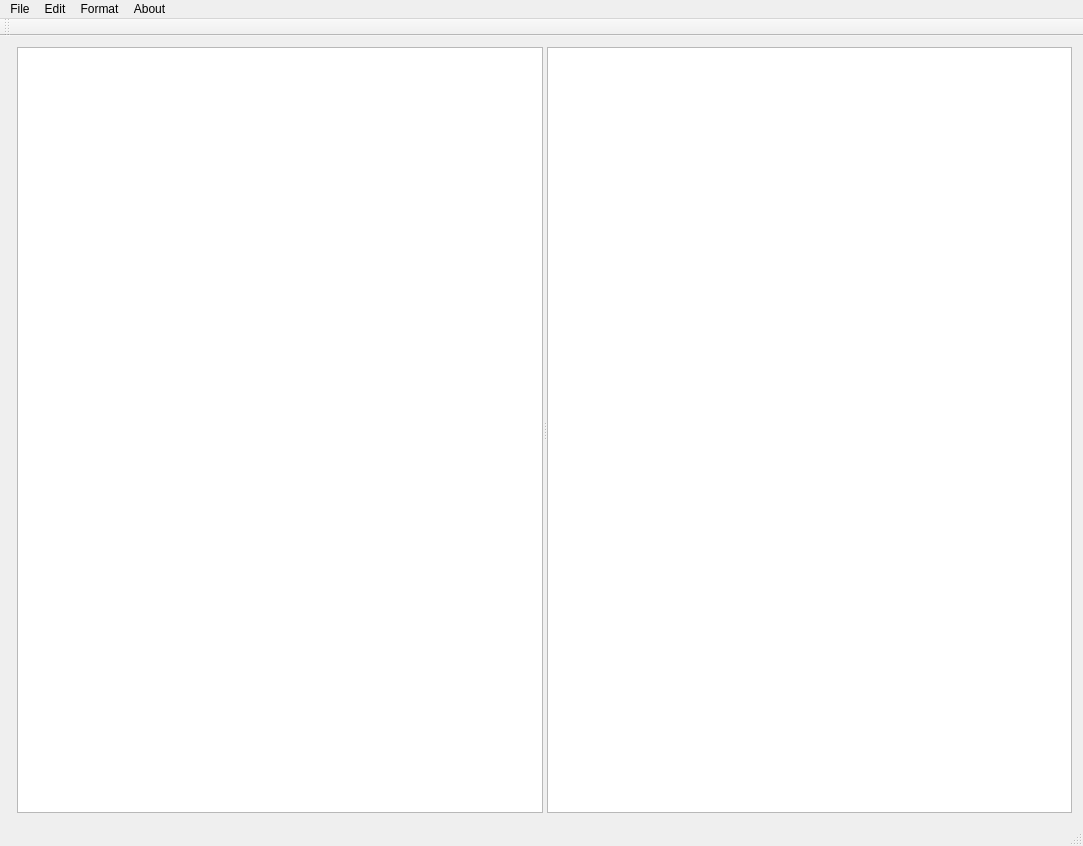
<?xml version="1.0" encoding="UTF-8"?>
<ui version="4.0">
 <class>PinyinBianjiqiClass</class>
 <widget class="QMainWindow" name="PinyinBianjiqiClass">
  <property name="geometry">
   <rect>
    <x>0</x>
    <y>0</y>
    <width>1083</width>
    <height>846</height>
   </rect>
  </property>
  <property name="windowTitle">
   <string>Pīnyīn Biānjíqì</string>
  </property>
  <property name="windowIcon">
   <iconset resource="../rsrc/pinyin_bianjiqi.qrc">
    <normaloff>:/icon/icon.png</normaloff>:/icon/icon.png</iconset>
  </property>
  <property name="locale">
   <locale language="Chinese" country="China"/>
  </property>
  <widget class="QWidget" name="centralWidget">
   <layout class="QFormLayout" name="formLayout">
    <item row="0" column="1">
     <widget class="QSplitter" name="splitter">
      <property name="sizePolicy">
       <sizepolicy hsizetype="Expanding" vsizetype="Expanding">
        <horstretch>1</horstretch>
        <verstretch>1</verstretch>
       </sizepolicy>
      </property>
      <property name="minimumSize">
       <size>
        <width>0</width>
        <height>0</height>
       </size>
      </property>
      <property name="orientation">
       <enum>Qt::Horizontal</enum>
      </property>
      <widget class="QTextEdit" name="textEdit">
       <property name="font">
        <font>
         <family>Times New Roman</family>
         <pointsize>14</pointsize>
        </font>
       </property>
      </widget>
      <widget class="QTextEdit" name="textShow">
       <property name="font">
        <font>
         <family>Times New Roman</family>
         <pointsize>14</pointsize>
        </font>
       </property>
      </widget>
     </widget>
    </item>
   </layout>
  </widget>
  <widget class="QMenuBar" name="menuBar">
   <property name="geometry">
    <rect>
     <x>0</x>
     <y>0</y>
     <width>1083</width>
     <height>25</height>
    </rect>
   </property>
   <widget class="QMenu" name="menuFile">
    <property name="title">
     <string>File</string>
    </property>
    <addaction name="actionNew"/>
    <addaction name="actionOpen"/>
    <addaction name="actionSave"/>
    <addaction name="actionSaveAs"/>
    <addaction name="actionSaveOutput"/>
    <addaction name="separator"/>
    <addaction name="actionExit"/>
   </widget>
   <widget class="QMenu" name="menuEdit">
    <property name="title">
     <string>Edit</string>
    </property>
    <addaction name="actionUndo"/>
    <addaction name="actionRedo"/>
    <addaction name="separator"/>
    <addaction name="actionCut"/>
    <addaction name="actionCopy"/>
    <addaction name="actionPaste"/>
    <addaction name="actionDelete"/>
    <addaction name="separator"/>
    <addaction name="actionSelectAll"/>
    <addaction name="separator"/>
    <addaction name="actionCopyFromOutput"/>
    <addaction name="actionSelectAllOfOutput"/>
   </widget>
   <widget class="QMenu" name="menuFormat">
    <property name="title">
     <string>Format</string>
    </property>
    <addaction name="actionFont"/>
    <addaction name="actionColor"/>
   </widget>
   <widget class="QMenu" name="menuAbout">
    <property name="title">
     <string>About</string>
    </property>
    <addaction name="actionAbout"/>
    <addaction name="actionQt"/>
   </widget>
   <addaction name="menuFile"/>
   <addaction name="menuEdit"/>
   <addaction name="menuFormat"/>
   <addaction name="menuAbout"/>
  </widget>
  <widget class="QToolBar" name="mainToolBar">
   <attribute name="toolBarArea">
    <enum>TopToolBarArea</enum>
   </attribute>
   <attribute name="toolBarBreak">
    <bool>false</bool>
   </attribute>
  </widget>
  <widget class="QStatusBar" name="statusBar"/>
  <action name="actionNew">
   <property name="text">
    <string>New</string>
   </property>
   <property name="shortcut">
    <string>Ctrl+N</string>
   </property>
  </action>
  <action name="actionOpen">
   <property name="text">
    <string>Open</string>
   </property>
   <property name="shortcut">
    <string>Ctrl+O</string>
   </property>
  </action>
  <action name="actionSave">
   <property name="text">
    <string>Save</string>
   </property>
   <property name="shortcut">
    <string>Ctrl+S</string>
   </property>
  </action>
  <action name="actionSaveAs">
   <property name="text">
    <string>Save As</string>
   </property>
  </action>
  <action name="actionExit">
   <property name="text">
    <string>Exit</string>
   </property>
  </action>
  <action name="actionUndo">
   <property name="enabled">
    <bool>false</bool>
   </property>
   <property name="text">
    <string>Undo</string>
   </property>
   <property name="shortcut">
    <string>Ctrl+Z</string>
   </property>
  </action>
  <action name="actionRedo">
   <property name="enabled">
    <bool>false</bool>
   </property>
   <property name="text">
    <string>Redo</string>
   </property>
   <property name="shortcut">
    <string>Ctrl+Y</string>
   </property>
  </action>
  <action name="actionCut">
   <property name="enabled">
    <bool>false</bool>
   </property>
   <property name="text">
    <string>Cut</string>
   </property>
   <property name="shortcut">
    <string>Ctrl+X</string>
   </property>
  </action>
  <action name="actionCopy">
   <property name="enabled">
    <bool>false</bool>
   </property>
   <property name="text">
    <string>Copy</string>
   </property>
   <property name="shortcut">
    <string>Ctrl+C</string>
   </property>
  </action>
  <action name="actionPaste">
   <property name="text">
    <string>Paste</string>
   </property>
   <property name="shortcut">
    <string>Ctrl+V</string>
   </property>
  </action>
  <action name="actionDelete">
   <property name="enabled">
    <bool>false</bool>
   </property>
   <property name="text">
    <string>Delete</string>
   </property>
   <property name="shortcut">
    <string>Del</string>
   </property>
  </action>
  <action name="actionFont">
   <property name="text">
    <string>Font</string>
   </property>
  </action>
  <action name="actionQt">
   <property name="text">
    <string>Qt</string>
   </property>
  </action>
  <action name="actionSelectAll">
   <property name="text">
    <string>Select All</string>
   </property>
   <property name="shortcut">
    <string>Ctrl+A</string>
   </property>
  </action>
  <action name="actionCopyFromOutput">
   <property name="enabled">
    <bool>false</bool>
   </property>
   <property name="text">
    <string>Copy From Generated</string>
   </property>
  </action>
  <action name="actionSelectAllOfOutput">
   <property name="text">
    <string>Select All of Generated</string>
   </property>
  </action>
  <action name="actionSaveOutput">
   <property name="text">
    <string>Save Generated</string>
   </property>
  </action>
  <action name="actionAbout">
   <property name="text">
    <string>Pīnyīn Biānjíqì</string>
   </property>
  </action>
  <action name="actionColor">
   <property name="text">
    <string>Color</string>
   </property>
  </action>
 </widget>
 <layoutdefault spacing="6" margin="11"/>
 <resources>
  <include location="../rsrc/pinyin_bianjiqi.qrc"/>
 </resources>
 <connections>
  <connection>
   <sender>actionUndo</sender>
   <signal>triggered()</signal>
   <receiver>textEdit</receiver>
   <slot>undo()</slot>
   <hints>
    <hint type="sourcelabel">
     <x>-1</x>
     <y>-1</y>
    </hint>
    <hint type="destinationlabel">
     <x>135</x>
     <y>389</y>
    </hint>
   </hints>
  </connection>
  <connection>
   <sender>actionRedo</sender>
   <signal>triggered()</signal>
   <receiver>textEdit</receiver>
   <slot>redo()</slot>
   <hints>
    <hint type="sourcelabel">
     <x>-1</x>
     <y>-1</y>
    </hint>
    <hint type="destinationlabel">
     <x>135</x>
     <y>389</y>
    </hint>
   </hints>
  </connection>
  <connection>
   <sender>actionCopy</sender>
   <signal>triggered()</signal>
   <receiver>textEdit</receiver>
   <slot>copy()</slot>
   <hints>
    <hint type="sourcelabel">
     <x>-1</x>
     <y>-1</y>
    </hint>
    <hint type="destinationlabel">
     <x>135</x>
     <y>389</y>
    </hint>
   </hints>
  </connection>
  <connection>
   <sender>actionCut</sender>
   <signal>triggered()</signal>
   <receiver>textEdit</receiver>
   <slot>cut()</slot>
   <hints>
    <hint type="sourcelabel">
     <x>-1</x>
     <y>-1</y>
    </hint>
    <hint type="destinationlabel">
     <x>135</x>
     <y>389</y>
    </hint>
   </hints>
  </connection>
  <connection>
   <sender>actionPaste</sender>
   <signal>triggered()</signal>
   <receiver>textEdit</receiver>
   <slot>paste()</slot>
   <hints>
    <hint type="sourcelabel">
     <x>-1</x>
     <y>-1</y>
    </hint>
    <hint type="destinationlabel">
     <x>135</x>
     <y>389</y>
    </hint>
   </hints>
  </connection>
  <connection>
   <sender>textEdit</sender>
   <signal>undoAvailable(bool)</signal>
   <receiver>actionUndo</receiver>
   <slot>setEnabled(bool)</slot>
   <hints>
    <hint type="sourcelabel">
     <x>272</x>
     <y>429</y>
    </hint>
    <hint type="destinationlabel">
     <x>-1</x>
     <y>-1</y>
    </hint>
   </hints>
  </connection>
  <connection>
   <sender>textEdit</sender>
   <signal>redoAvailable(bool)</signal>
   <receiver>actionRedo</receiver>
   <slot>setEnabled(bool)</slot>
   <hints>
    <hint type="sourcelabel">
     <x>272</x>
     <y>429</y>
    </hint>
    <hint type="destinationlabel">
     <x>-1</x>
     <y>-1</y>
    </hint>
   </hints>
  </connection>
  <connection>
   <sender>textEdit</sender>
   <signal>copyAvailable(bool)</signal>
   <receiver>actionCopy</receiver>
   <slot>setEnabled(bool)</slot>
   <hints>
    <hint type="sourcelabel">
     <x>272</x>
     <y>429</y>
    </hint>
    <hint type="destinationlabel">
     <x>-1</x>
     <y>-1</y>
    </hint>
   </hints>
  </connection>
  <connection>
   <sender>textEdit</sender>
   <signal>copyAvailable(bool)</signal>
   <receiver>actionCut</receiver>
   <slot>setEnabled(bool)</slot>
   <hints>
    <hint type="sourcelabel">
     <x>272</x>
     <y>429</y>
    </hint>
    <hint type="destinationlabel">
     <x>-1</x>
     <y>-1</y>
    </hint>
   </hints>
  </connection>
  <connection>
   <sender>textEdit</sender>
   <signal>copyAvailable(bool)</signal>
   <receiver>actionDelete</receiver>
   <slot>setEnabled(bool)</slot>
   <hints>
    <hint type="sourcelabel">
     <x>272</x>
     <y>429</y>
    </hint>
    <hint type="destinationlabel">
     <x>-1</x>
     <y>-1</y>
    </hint>
   </hints>
  </connection>
  <connection>
   <sender>textShow</sender>
   <signal>copyAvailable(bool)</signal>
   <receiver>actionCopyFromOutput</receiver>
   <slot>setEnabled(bool)</slot>
   <hints>
    <hint type="sourcelabel">
     <x>805</x>
     <y>429</y>
    </hint>
    <hint type="destinationlabel">
     <x>-1</x>
     <y>-1</y>
    </hint>
   </hints>
  </connection>
  <connection>
   <sender>actionSelectAll</sender>
   <signal>triggered()</signal>
   <receiver>textEdit</receiver>
   <slot>selectAll()</slot>
   <hints>
    <hint type="sourcelabel">
     <x>-1</x>
     <y>-1</y>
    </hint>
    <hint type="destinationlabel">
     <x>272</x>
     <y>429</y>
    </hint>
   </hints>
  </connection>
  <connection>
   <sender>actionSelectAllOfOutput</sender>
   <signal>triggered()</signal>
   <receiver>textShow</receiver>
   <slot>selectAll()</slot>
   <hints>
    <hint type="sourcelabel">
     <x>-1</x>
     <y>-1</y>
    </hint>
    <hint type="destinationlabel">
     <x>805</x>
     <y>429</y>
    </hint>
   </hints>
  </connection>
  <connection>
   <sender>actionCopyFromOutput</sender>
   <signal>triggered()</signal>
   <receiver>textShow</receiver>
   <slot>copy()</slot>
   <hints>
    <hint type="sourcelabel">
     <x>-1</x>
     <y>-1</y>
    </hint>
    <hint type="destinationlabel">
     <x>805</x>
     <y>429</y>
    </hint>
   </hints>
  </connection>
  <connection>
   <sender>actionExit</sender>
   <signal>triggered()</signal>
   <receiver>PinyinBianjiqiClass</receiver>
   <slot>close()</slot>
   <hints>
    <hint type="sourcelabel">
     <x>-1</x>
     <y>-1</y>
    </hint>
    <hint type="destinationlabel">
     <x>541</x>
     <y>422</y>
    </hint>
   </hints>
  </connection>
 </connections>
</ui>
